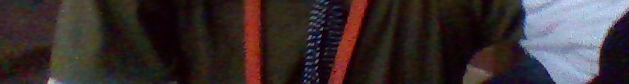
#> input picture Face/7.png, 629 x 84 px
$ jupyter execute --allow-errors face.ipynb   (shell and % lines are left out)
#> lines starting #> are read from the running program, lines starting #| are printed output that depends on the picture
# Import libraries

[cell 1]
import cv2
import os
import numpy as np
import matplotlib.pyplot as plt

[cell 2]
training_data_folder_path = 'images/'
test_data_folder_path = 'test/'

[cell 3]
random_image = cv2.imread('./Face/7.png')
#> random_image is the input picture: shape (84, 629, 3); mean B, G, R 48, 47.2, 57.8
fig = plt.figure()
ax1 = fig.add_axes((0.1, 0.2, 0.8, 0.7))
ax1.set_title('Image from category 1')# change category name accordingly
plt.imshow(cv2.cvtColor(random_image, cv2.COLOR_BGR2RGB))
plt.show()
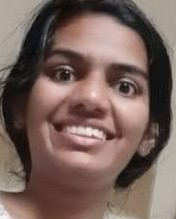
#> input picture Facemask/DataSets/DataSets/Maskless/2.jpg, 176 x 219 px, found by its file name
#> further down, test_image is the input picture: shape (219, 176, 3); mean B, G, R 91, 98.3, 119.7

# face detection

[cell 4]
haarcascade_frontalface = './haarcascade_frontalface.xml'

[cell 5]
def detect_face(input_img):
    image = cv2.cvtColor(input_img, cv2.COLOR_BGR2GRAY)
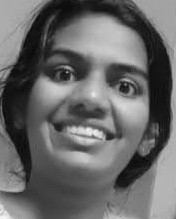
#> image: shape (219, 176); min 5, max 248, mean 103.8
    face_cascade = cv2.CascadeClassifier('./haarcascade_frontalface.xml')
    faces = face_cascade.detectMultiScale(image, scaleFactor=1.2, minNeighbors=5);
#> faces = [[26, 20, 137, 137]]
    if (len(faces) == 0):
        return -1, -1
    (x, y, w, h) = faces[0]
#> x = 26; y = 20; w = 137; h = 137
    return image[y:y+w, x:x+h], faces[0]

# prepare training dataset

[cell 6]
def prepare_training_data(training_data_folder_path):
    detected_faces = []
    face_labels = []
    traning_image_dirs = os.listdir(training_data_folder_path)
    for dir_name in traning_image_dirs:
        label = int(dir_name)
        training_image_path = training_data_folder_path + "/" + dir_name
        training_images_names = os.listdir(training_image_path)

        for image_name in training_images_names:
            image_path = training_image_path  + "/" + image_name
            image = cv2.imread(image_path)
            face, rect = detect_face(image)

            if type(face) != type(-1):
                resized_face = cv2.resize(face, (121,121), interpolation = cv2.INTER_AREA)
                detected_faces.append(resized_face)
                face_labels.append(label)

    return detected_faces, face_labels

#> (a cell that did not finish here is left out)

#> (a cell that did not finish here is left out)

# initialize a face recognizer

[cell 9]
eigenfaces_recognizer = cv2.face.EigenFaceRecognizer_create()

# train the face recognizer model

#> (a cell that did not finish here is left out)

[cell 11]
def draw_rectangle(test_image, rect):
    (x, y, w, h) = rect
    cv2.rectangle(test_image, (x, y), (x+w, y+h), (0, 255, 0), 2)

def draw_text(test_image, label_text, x, y):
    cv2.putText(test_image, label_text, (x, y), cv2.FONT_HERSHEY_PLAIN, 1.5, (0, 255, 0), 2)

# predict output on test data

[cell 12]
def predict(test_image):
    detected_face, rect = detect_face(test_image)
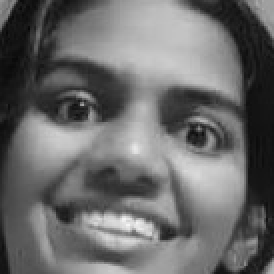
#> detected_face: shape (137, 137) (shown 2 times larger); min 6, max 245, mean 106.6
#> rect = [26, 20, 137, 137]
    resized_test_image = cv2.resize(detected_face, (121,121), interpolation = cv2.INTER_AREA)
    label= eigenfaces_recognizer.predict(resized_test_image)
    label_text = tags[label[0]]
    if type(rect) != type(-1):
        draw_rectangle(test_image, rect)
        draw_text(test_image, label_text, rect[0], rect[1]-5)
    else:
        print("No face found")
        label_text="Unknown Person"
    return test_image, label_text

[cell 13]
tags = ['0', '1', '2', '3', '4']

[cell 14]
test_image = cv2.imread("./images/0/2.jpg")
